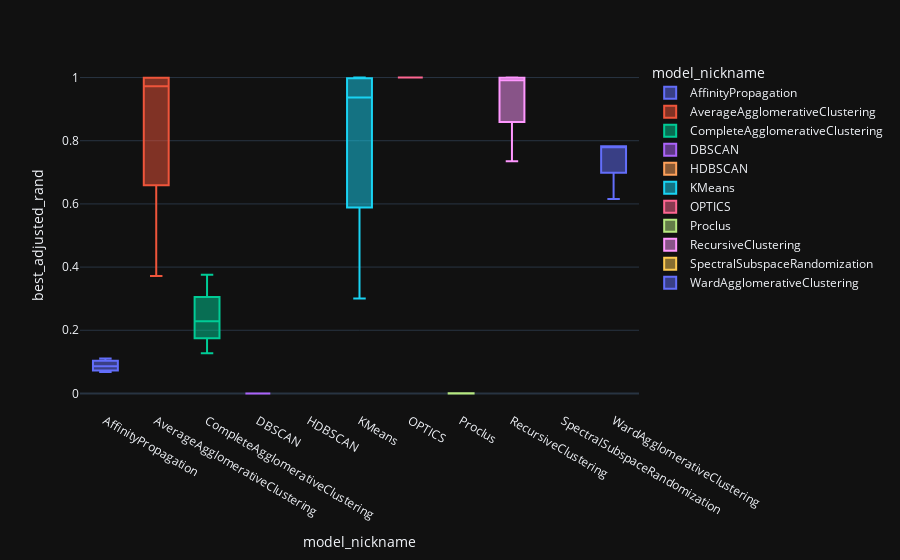

The notebook cell saved with this chart:
### Code cell
df = df_common_fill.copy()
df = df.loc[df['n_samples'] == 10000]
df = df.loc[df['n_features'] == 10000]
# df = df.loc[df['pct_random'] == 0.5]
df = df.loc[df['class_sep'] == 50.0]
df = df.sort_values('model_nickname')
fig = px.box(df, x='model_nickname', y='best_adjusted_rand', color='model_nickname')
fig.show()

### Figure 1 — Plotly figure (JSON) as saved in the notebook; plotly's stock layout.template omitted (floating-point values rounded to 4 significant figures)
{"data": [{"alignmentgroup": "True", "hovertemplate": "model_nickname=%{x}<br>best_adjusted_rand=%{y}<extra></extra>", "legendgroup": "AffinityPropagation", "marker": {"color": "#636efa"}, "name": "AffinityPropagation", "notched": false, "offsetgroup": "AffinityPropagation", "orientation": "v", "showlegend": true, "x": ["AffinityPropagation", "AffinityPropagation", "AffinityPropagation", "AffinityPropagation"], "x0": " ", "xaxis": "x", "y": [0.06804, 0.07671, 0.09546, 0.1108], "y0": " ", "yaxis": "y", "type": "box"}, {"alignmentgroup": "True", "hovertemplate": "model_nickname=%{x}<br>best_adjusted_rand=%{y}<extra></extra>", "legendgroup": "AverageAgglomerativeClustering", "marker": {"color": "#EF553B"}, "name": "AverageAgglomerativeClustering", "notched": false, "offsetgroup": "AverageAgglomerativeClustering", "orientation": "v", "showlegend": true, "x": ["AverageAgglomerativeClustering", "AverageAgglomerativeClustering", "AverageAgglomerativeClustering", "AverageAgglomerativeClustering"], "x0": " ", "xaxis": "x", "y": [0.3715, 0.9467, 0.9986, 0.9995], "y0": " ", "yaxis": "y", "type": "box"}, {"alignmentgroup": "True", "hovertemplate": "model_nickname=%{x}<br>best_adjusted_rand=%{y}<extra></extra>", "legendgroup": "CompleteAgglomerativeClustering", "marker": {"color": "#00cc96"}, "name": "CompleteAgglomerativeClustering", "notched": false, "offsetgroup": "CompleteAgglomerativeClustering", "orientation": "v", "showlegend": true, "x": ["CompleteAgglomerativeClustering", "CompleteAgglomerativeClustering", "CompleteAgglomerativeClustering", "CompleteAgglomerativeClustering"], "x0": " ", "xaxis": "x", "y": [0.2348, 0.2221, 0.127, 0.3759], "y0": " ", "yaxis": "y", "type": "box"}, {"alignmentgroup": "True", "hovertemplate": "model_nickname=%{x}<br>best_adjusted_rand=%{y}<extra></extra>", "legendgroup": "DBSCAN", "marker": {"color": "#ab63fa"}, "name": "DBSCAN", "notched": false, "offsetgroup": "DBSCAN", "orientation": "v", "showlegend": true, "x": ["DBSCAN", "DBSCAN", "DBSCAN", "DBSCAN"], "x0": " ", "xaxis": "x", "y": [0.0, 0.0, 0.0, 0.0], "y0": " ", "yaxis": "y", "type": "box"}, {"alignmentgroup": "True", "hovertemplate": "model_nickname=%{x}<br>best_adjusted_rand=%{y}<extra></extra>", "legendgroup": "HDBSCAN", "marker": {"color": "#FFA15A"}, "name": "HDBSCAN", "notched": false, "offsetgroup": "HDBSCAN", "orientation": "v", "showlegend": true, "x": ["HDBSCAN", "HDBSCAN", "HDBSCAN", "HDBSCAN"], "x0": " ", "xaxis": "x", "y": [null, null, null, null], "y0": " ", "yaxis": "y", "type": "box"}, {"alignmentgroup": "True", "hovertemplate": "model_nickname=%{x}<br>best_adjusted_rand=%{y}<extra></extra>", "legendgroup": "KMeans", "marker": {"color": "#19d3f3"}, "name": "KMeans", "notched": false, "offsetgroup": "KMeans", "orientation": "v", "showlegend": true, "x": ["KMeans", "KMeans", "KMeans", "KMeans"], "x0": " ", "xaxis": "x", "y": [0.3008, 1.0, 0.9963, 0.877], "y0": " ", "yaxis": "y", "type": "box"}, {"alignmentgroup": "True", "hovertemplate": "model_nickname=%{x}<br>best_adjusted_rand=%{y}<extra></extra>", "legendgroup": "OPTICS", "marker": {"color": "#FF6692"}, "name": "OPTICS", "notched": false, "offsetgroup": "OPTICS", "orientation": "v", "showlegend": true, "x": ["OPTICS", "OPTICS", "OPTICS", "OPTICS"], "x0": " ", "xaxis": "x", "y": [1.0, 1.0, 1.0, 1.0], "y0": " ", "yaxis": "y", "type": "box"}, {"alignmentgroup": "True", "hovertemplate": "model_nickname=%{x}<br>best_adjusted_rand=%{y}<extra></extra>", "legendgroup": "Proclus", "marker": {"color": "#B6E880"}, "name": "Proclus", "notched": false, "offsetgroup": "Proclus", "orientation": "v", "showlegend": true, "x": ["Proclus", "Proclus", "Proclus", "Proclus"], "x0": " ", "xaxis": "x", "y": [0.0003734, 3.559e-06, 0.0003773, 0.000277], "y0": " ", "yaxis": "y", "type": "box"}, {"alignmentgroup": "True", "hovertemplate": "model_nickname=%{x}<br>best_adjusted_rand=%{y}<extra></extra>", "legendgroup": "RecursiveClustering", "marker": {"color": "#FF97FF"}, "name": "RecursiveClustering", "notched": false, "offsetgroup": "RecursiveClustering", "orientation": "v", "showlegend": true, "x": ["RecursiveClustering", "RecursiveClustering", "RecursiveClustering", "RecursiveClustering"], "x0": " ", "xaxis": "x", "y": [1.0, 0.7347, 0.999, 0.9839], "y0": " ", "yaxis": "y", "type": "box"}, {"alignmentgroup": "True", "hovertemplate": "model_nickname=%{x}<br>best_adjusted_rand=%{y}<extra></extra>", "legendgroup": "SpectralSubspaceRandomization", "marker": {"color": "#FECB52"}, "name": "SpectralSubspaceRandomization", "notched": false, "offsetgroup": "SpectralSubspaceRandomization", "orientation": "v", "showlegend": true, "x": ["SpectralSubspaceRandomization", "SpectralSubspaceRandomization", "SpectralSubspaceRandomization", "SpectralSubspaceRandomization"], "x0": " ", "xaxis": "x", "y": [null, null, null, null], "y0": " ", "yaxis": "y", "type": "box"}, {"alignmentgroup": "True", "hovertemplate": "model_nickname=%{x}<br>best_adjusted_rand=%{y}<extra></extra>", "legendgroup": "WardAgglomerativeClustering", "marker": {"color": "#636efa"}, "name": "WardAgglomerativeClustering", "notched": false, "offsetgroup": "WardAgglomerativeClustering", "orientation": "v", "showlegend": true, "x": ["WardAgglomerativeClustering", "WardAgglomerativeClustering", "WardAgglomerativeClustering", "WardAgglomerativeClustering"], "x0": " ", "xaxis": "x", "y": [0.6153, 0.7825, 0.7825, 0.7825], "y0": " ", "yaxis": "y", "type": "box"}], "layout": {"xaxis": {"anchor": "y", "domain": [0.0, 1.0], "title": {"text": "model_nickname"}, "categoryorder": "array", "categoryarray": ["AffinityPropagation", "AverageAgglomerativeClustering", "CompleteAgglomerativeClustering", "DBSCAN", "HDBSCAN", "KMeans", "OPTICS", "Proclus", "RecursiveClustering", "SpectralSubspaceRandomization", "WardAgglomerativeClustering"]}, "yaxis": {"anchor": "x", "domain": [0.0, 1.0], "title": {"text": "best_adjusted_rand"}}, "legend": {"title": {"text": "model_nickname"}, "tracegroupgap": 0}, "margin": {"t": 60}, "boxmode": "overlay"}}
